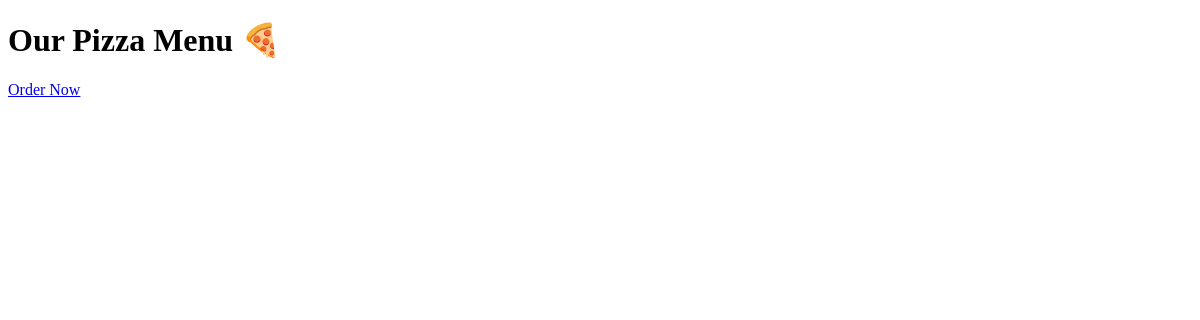
The page /menu/ on the database as committed earlier.
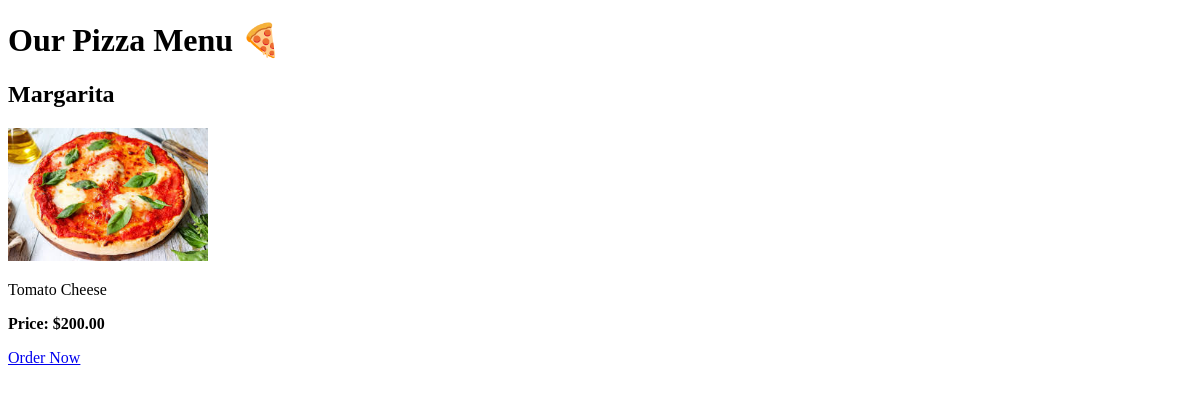
The same page on the database as committed later.
### Pizza_App/models.py (models this page shows, shortened)
class Pizza(models.Model):
        name = models.CharField(max_length=100)
        description = models.TextField()
        price = models.DecimalField(max_digits=6, decimal_places=2)
        image = models.ImageField(upload_to='pizzas/')

### Pizza_App/views.py (the view)
# urls.py: path('menu/', views.menu, name='menu'),
def menu(request):
    pizzas = Pizza.objects.all()
    return render(request, 'menu.html', {'pizzas': pizzas})

### Pizza_App/templates/menu.html
<!DOCTYPE html>
<html lang="en">
<h1>Our Pizza Menu 🍕</h1>
<div>
    {% for pizza in pizzas %}
        <div>
            <h2>{{ pizza.name }}</h2>
            <img src="{{ pizza.image.url }}" alt="{{ pizza.name }}" width="200">
            <p>{{ pizza.description }}</p>
            <p><strong>Price: ${{ pizza.price }}</strong></p>
        </div>
    {% endfor %}
</div>
<a href="{% url 'order_pizza' %}">Order Now</a>
</html>

Rows that differ between the two databases and show on the page:
added Pizza: name "Margarita", image (picture), description "Tomato Cheese", price "200.00"
